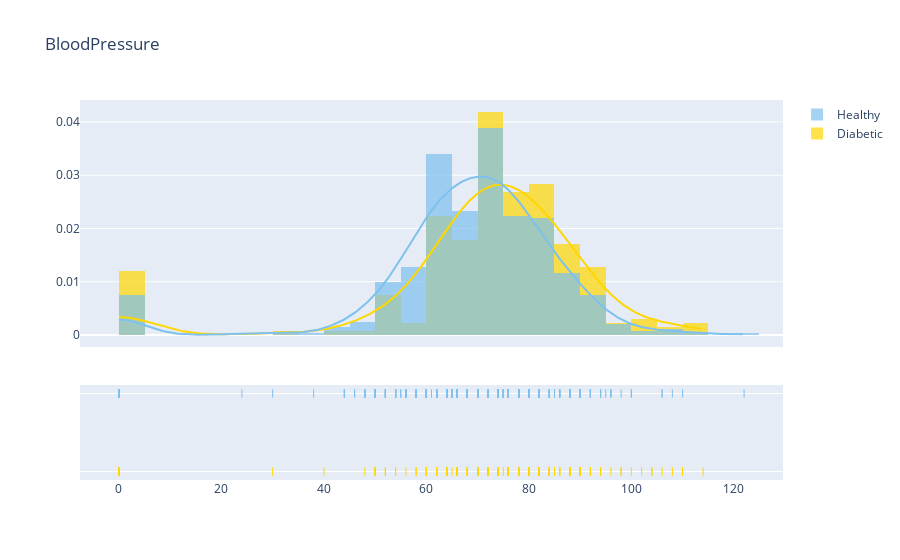

The code cell stored with this chart in its notebook:
### Markdown cell above
### Blood pressure

### Code cell
plot_distribution('BloodPressure', 5)

### Figure 1 — Plotly figure (JSON) as saved in the notebook; plotly's stock layout.template omitted (floating-point values rounded to 4 significant figures; data arrays with more than 128 entries replaced by an {"elided": "..."} marker saying what was removed)
{"data": [{"histnorm": "probability density", "legendgroup": "Diabetic", "marker": {"color": "#FFD700"}, "name": "Diabetic", "opacity": 0.7, "type": "histogram", "x": {"elided": "268 int values"}, "xaxis": "x", "xbins": {"end": 114, "size": 5, "start": 0}, "yaxis": "y"}, {"histnorm": "probability density", "legendgroup": "Healthy", "marker": {"color": "#7EC0EE"}, "name": "Healthy", "opacity": 0.7, "type": "histogram", "x": {"elided": "500 int values"}, "xaxis": "x", "xbins": {"end": 122, "size": 5, "start": 0}, "yaxis": "y"}, {"legendgroup": "Diabetic", "marker": {"color": "#FFD700"}, "mode": "lines", "name": "Diabetic", "showlegend": false, "type": "scatter", "x": {"elided": "500 float values"}, "xaxis": "x", "y": {"elided": "500 float values"}, "yaxis": "y"}, {"legendgroup": "Healthy", "marker": {"color": "#7EC0EE"}, "mode": "lines", "name": "Healthy", "showlegend": false, "type": "scatter", "x": {"elided": "500 float values"}, "xaxis": "x", "y": {"elided": "500 float values"}, "yaxis": "y"}, {"legendgroup": "Diabetic", "marker": {"color": "#FFD700", "symbol": "line-ns-open"}, "mode": "markers", "name": "Diabetic", "showlegend": false, "type": "scatter", "x": {"elided": "268 int values"}, "xaxis": "x", "y": {"elided": "268 str values"}, "yaxis": "y2"}, {"legendgroup": "Healthy", "marker": {"color": "#7EC0EE", "symbol": "line-ns-open"}, "mode": "markers", "name": "Healthy", "showlegend": false, "type": "scatter", "x": {"elided": "500 int values"}, "xaxis": "x", "y": {"elided": "500 str values"}, "yaxis": "y2"}], "layout": {"autosize": true, "barmode": "overlay", "hovermode": "closest", "legend": {"traceorder": "reversed"}, "title": {"text": "BloodPressure"}, "xaxis": {"anchor": "y2", "autorange": true, "domain": [0, 1], "range": [-7.917, 129.9], "type": "linear", "zeroline": false}, "yaxis": {"anchor": "free", "autorange": true, "domain": [0.35, 1], "position": 0, "range": [-0.00224, 0.04411], "type": "linear"}, "yaxis2": {"anchor": "x", "autorange": true, "domain": [0, 0.25], "dtick": 1, "range": [-0.1818, 1.182], "showticklabels": false, "type": "category"}}}
